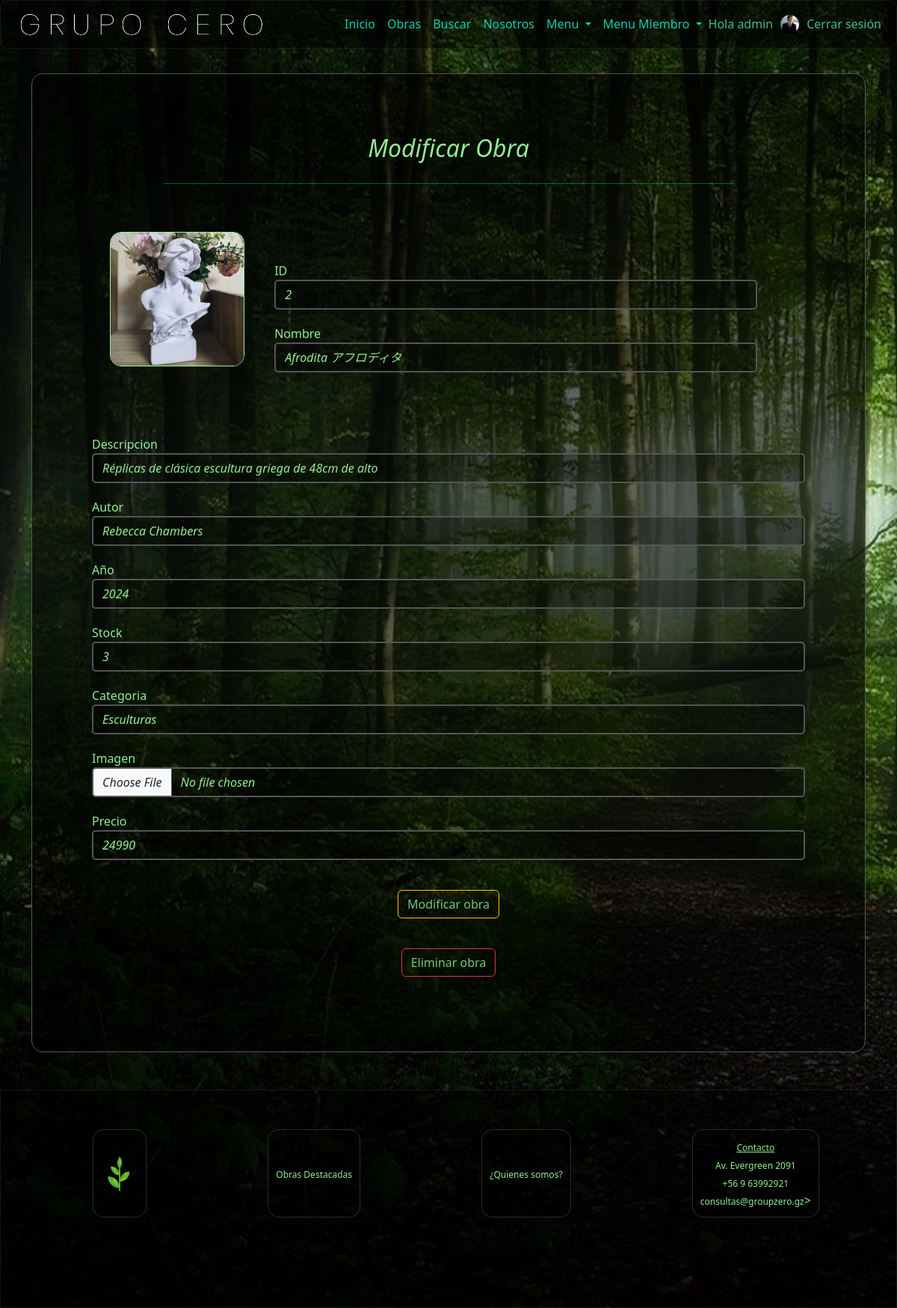
Screenshot of /modificar/2/ (signed in) with the database file from the repository.
### core/models.py (models this page shows, shortened)
class CustomUser(AbstractUser):
    pic = models.ImageField(upload_to='profile_pics', null=True, blank=True, default='profile_pics/default.png')
    is_staff=models.BooleanField(default=False)

class Obra(models.Model):
    idObra=models.CharField(max_length=5, primary_key=True, verbose_name='id Arbeit')
    nombre=models.CharField(max_length=30, verbose_name='Name der Arbeit')
    descripcion=models.CharField(max_length=255, verbose_name='Description')
    autor=models.CharField(max_length=99, verbose_name='Name des Autors')
    anio=models.CharField(max_length=4, verbose_name='Jahr der Arbeit')
    stock=models.IntegerField(verbose_name='Stock')
    categoria=models.ForeignKey('Categoria', on_delete=models.CASCADE, verbose_name='Kategorie')
    imagen=models.ImageField(upload_to="imagenes", null=True, verbose_name='Fotografie')
    precio=models.IntegerField(blank=True,null=True,verbose_name='Precio')

### core/views.py (the view)
# urls.py: path('modificar/<id>/',views.modificar,name="modificar"),
def modificar(request, id):
    obra = Obra.objects.get(idObra=id) # buscara el objeto con la id enviada
    daten={'fillMe': obraForm(instance=obra), 'obra':obra}
    if request.method=='POST':
        formulario = obraForm(request.POST, request.FILES, instance=obra)
        if formulario.is_valid():
            formulario.save()   #actualiza la info del objeto
            messages.add_message(reques=request,level=messages.SUCCESS,message="Producto creado con éxito")
            return redirect('editar')
    return render(request, 'modificar.html', daten)

### core/context_processor.py (called while the page is built)
def total_carrito(request):
    total=0
    if request.user.is_authenticated:
        try:
            carrito = request.session['carrito']
            if "carrito" in request.session:
                for key, value in carrito.items():
                    total+=(int(value["precio"]))*(value["cantidad"])
        except:
            print('------EL TRY NO FUNCIONO EN------')
            print('------- CONTEXT_PROCESSOR -------')
            total=0
    return {'total_carrito':int(total)}

### core/models.py (called while the page is built)
    def __str__(self):
        return self.nombreCategoria

### core/templates/modificar.html (shortened to what this page needs)
{% extends "base.html" %}
{% load static %}
{% load widget_tweaks %}
{% block content %}
    <div class="container">
        <div class="admire-container" style="padding:10vh;">
            <div class="form-title">
                <h2>Modificar Obra</h2>
            </div>
            <span class="liner"></span>
            {% if user.is_staff %}
                <form action="#" method="POST" enctype="multipart/form-data" id="formulario">
                    <div class="flexbox">
                        <div class="form-group">
                            {% if obra.imagen %}
                                <img src="{{ obra.imagen.url }}" style="height:15vw; border-radius: 15px; border:1px solid lightgreen">
                            {% else %}
                                <h5 style="color:lightgreen">Obra sin imagen</h5>
                            {% endif %}
                        </div>
                        <div class="flexbox-c">
                            <div class="form-group">
                                {{ fillMe.idObra.label }}
                                {{ fillMe.idObra }}
                            </div>
                            <div class="form-group i2">
                                {{ fillMe.nombre.label}}
                                {{ fillMe.nombre }}
                            </div>
                        </div>
                    </div>
                    <div class="form-group">
                        {{ fillMe.descripcion.label}}
                        {{ fillMe.descripcion }}
                    </div>
                    <div class="form-group">
                        {{ fillMe.autor.label}}
                        {{ fillMe.autor }}
                    </div>
                    <div class="form-group">
                        {{ fillMe.anio.label}}
                        {{ fillMe.anio }}
                    </div>
                    <div class="form-group">
                        {{ fillMe.stock.label}}
                        {{ fillMe.stock }}
                    </div>
                    <div class="form-group">
                        {{ fillMe.categoria.label}}
                        {{ fillMe.categoria }}
                    </div>
                    <div class="form-group">
                        {{ fillMe.imagen.label}}
                        {{ fillMe.imagen }}
                    </div>
                    <div class="form-group">
                        {{ fillMe.precio.label}}
                        {{ fillMe.precio }}
                    </div>
                    <div class="form-submit-btn">
                        <input type="submit" value="Modificar obra" class="btn btn-outline-warning boton">
                    </div>
                    <div class="form-submit-btn">
                        <input type="submit" value="Eliminar obra" class="btn btn-outline-danger boton">
                    </div>
                </form>
            {% else %}
                <div class="form-group">
                    <span>
                        Esta página está disponible solo para usuarios Staff!
                    </span>
                </div>
            {% endif %}
        </div>
    </div>
</html>
{% endblock %}

### core/templates/menuMiembro.html (shortened to what this page needs)
{% load static %}
<div class="collapse navbar-collapse naz" id="navbarNavDropdown">
    <div>
        <ul class="navbar-nav me-auto mb-2 mb-lg-0">
            <li class="nav-item">
                <a class="nav-link" href="{% url 'index' %}">Inicio</a>
            </li>
            <li class="nav-item">
                <a class="nav-link" href="{% url 'obras' %}">Obras</a>
            </li>
            <li class="nav-item">
                <a  class="nav-link" href="{% url 'buscar' %}">Buscar</a>
            </li>
            <li class="nav-item">
                <a  class="nav-link" href="{% url 'nosotros' %}">Nosotros</a>
            </li>
            {% if user.is_authenticated %}
                <li class="nav-item dropdown">
                    <a class="nav-link dropdown-toggle" href="#" role="button" data-bs-toggle="dropdown" aria-expanded="false">Menu
                    </a>
                </li>
                {% if user.is_staff %}
                    <li class="nav-item dropdown">
                        <a class="nav-link dropdown-toggle" href="#" role="button" data-bs-toggle="dropdown" aria-expanded="false">Menu Miembro
                        </a>
                    </li>
                {% endif %}
            {% endif %}
        </ul>
    </div>
    <div class="navbar-right">
        {% if user.is_authenticated %}
            <div class="boxes">
                <a href="{% url 'profile' %}" class="nav-link" >Hola {{ user.username }}</a>
            </div>
            <a href="{% url 'profile' %}" class="nav-link"><img class="pic-user" src="{{user.pic.url}}" alt="imgGC" title="Click para ver tu Perfil"></a>
            <div class="boxes">
                <a href="{% url 'cerrar' %}" class="navbar-item" id="#">Cerrar sesión</a>
            </div>
        {% else %}
            <img src="{% static 'assets/icons/tea.png' %}" alt="imgGC">
            <div class="boxes">
                <a href="{% url 'login' %}" id="userGC">Iniciar sesion</a>
            </div>
        {% endif %}
    </div>
</div>

### core/static/css/mystyles.css (style rules this page uses)
body { background-image: url("../assets/img/paisajes/paisaje13.jpg"); background-repeat: no-repeat; background-position: center; background-attachment: fixed; background-size: cover; display: flex; flex-direction: column; font-family: 'Ubuntu', "times new roman", times, roman, serif; }
.flexbox-c { display:flex; flex-direction: column; padding: 5vh; flex-grow: 1; }
.fade-in { animation: fadeIn 1s; -webkit-animation: fadeIn 1s; -moz-animation: fadeIn 1s; -o-animation: fadeIn 1s; -ms-animation: fadeIn 1s; }
.naz { display: flex; justify-content: space-between; align-items: center; padding-left: 10vh !important; }
.nav-item a { color: #12cfb0; text-decoration:none; font-size: 2vh; }
.form-title { text-align: center; font-style: italic; color: lightgreen; text-shadow: 1px 1px 3px rgb(5, 5, 5); }
.btn-outline-info, .btn-outline-warning, .btn-outline-danger { font-size: 2vh; }
.liner { background-color: rgba(0, 255, 115, 0.384); width: 80%; height: 1px; border-radius: 1px; display: block; margin: 0 auto; margin-top: 20px; margin-bottom: 20px; }
.admire-container { display:flex; flex-direction: column; justify-content: space-around; padding: 4vh; border-radius: 15px; border: 1px solid #555; box-shadow: 0 0 10px rgba(0, 0, 0, 0.1); background-color: rgba(0, 0, 0, 0.6); }
.pic-user { width: 10vw; border-radius: 50%; border:1 px solid lightgreen; margin-bottom: 2vh; }

### rows the page displays
CustomUser: username "admin", pic (picture)
Obra: imagen (picture), idObra "2", nombre "Afrodita アフロディタ", descripcion "Réplicas de clásica escultura griega de 48cm de alto", autor "Rebecca Chambers", anio "2024", stock "3", categoria "Esculturas", precio "24990"

### other values shown
{{ fillMe.idObra.label }} "ID"
{{ fillMe.nombre.label }} "Nombre"
{{ fillMe.descripcion.label }} "Descripcion"
{{ fillMe.autor.label }} "Autor"
{{ fillMe.anio.label }} "Año"
{{ fillMe.stock.label }} "Stock"
{{ fillMe.categoria.label }} "Categoria"
{{ fillMe.imagen.label }} "Imagen"
{{ fillMe.precio.label }} "Precio"
